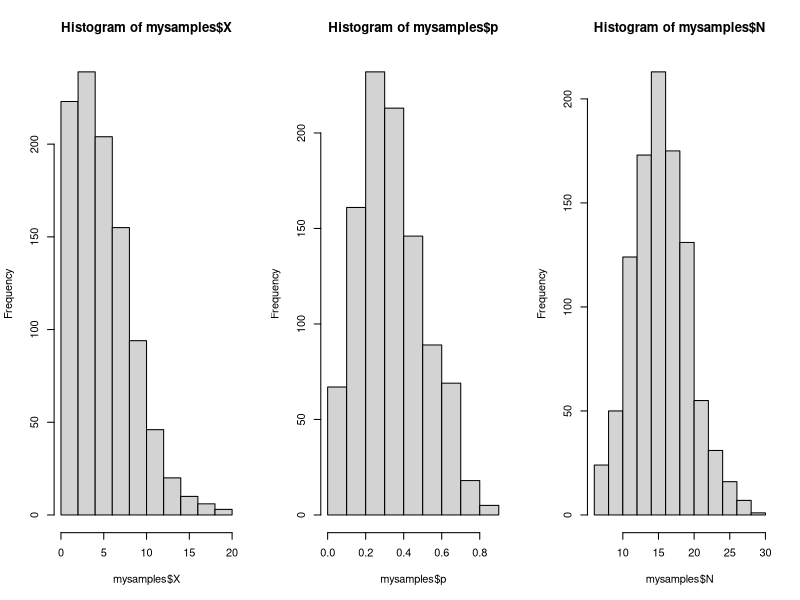

The R source for this figure:
#coped codes from the lecture_southhampton unvi
gibbs_sampler=function(x0 , p0 , N0 , n, J){
  # Single path method for generating n samples of (X,p,N) value# sampler. In total J+n samples are generated but the first J # (x0,p0,N0) is the initial value.
  x.seq <- p.seq <- N.seq <- rep(NA , J+n+1)
  x.seq[1] <- x0; p.seq[1] <- p0; N.seq[1] <- N0
  for(j in 2:(J+n+1)) {
    x.seq[j] <- rbinom(1, N.seq[j-1], p.seq[j -1])
    p.seq[j] <- rbeta(1, (x.seq[j] + 2),
                      (N.seq[j -1] - x.seq[j] + 4))
    N.seq[j] <- rpois(1, 16 * (1 - p.seq[j])) + x.seq[j]
  }
  result <- list(X=x.seq[(J+2):(J+n+1)] ,p=p.seq[(J+2):(J+n+1)] ,
                 N=N.seq[(J+2):(J+n+1)])
  return(result)}

#run above function
set.seed(2024)# needed?
n=1000
mysamples =gibbs_sampler(8, 0.5, 16, n=n, J=100)
par(mfrow=c(1 ,3))
hist(mysamples$X)
hist(mysamples$p)
hist(mysamples$N)

#1/11/2024_________________________________________________________________________________________________________
#test codes


